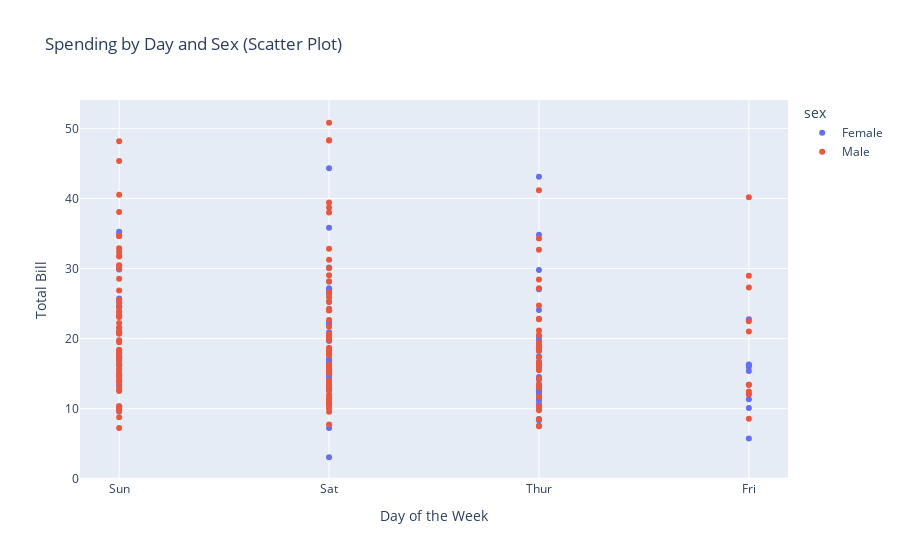

Notebook cell for this chart:
### Code cell
#SPENDING BY DAY AND SEX

fig1 = px.scatter(tips_data, x="day", y="total_bill", color="sex", title="Spending by Day and Sex (Scatter Plot)")
fig1.update_layout(xaxis_title="Day of the Week", yaxis_title="Total Bill")
fig1.show()

### Figure 1 — Plotly figure (JSON) as saved in the notebook; plotly's stock layout.template omitted (floating-point values rounded to 4 significant figures; data arrays with more than 128 entries replaced by an {"elided": "..."} marker saying what was removed)
{"data": [{"hovertemplate": "sex=Female<br>day=%{x}<br>total_bill=%{y}<extra></extra>", "legendgroup": "Female", "marker": {"color": "#636efa", "symbol": "circle"}, "mode": "markers", "name": "Female", "orientation": "v", "showlegend": true, "type": "scatter", "x": ["Sun", "Sun", "Sun", "Sun", "Sun", "Sun", "Sat", "Sat", "Sat", "Sat", "Sat", "Sat", "Sun", "Sun", "Sat", "Sat", "Sat", "Sat", "Sat", "Sat", "Sat", "Thur", "Thur", "Fri", "Fri", "Fri", "Fri", "Fri", "Sat", "Sat", "Sat", "Sat", "Sat", "Sun", "Sun", "Thur", "Thur", "Thur", "Thur", "Thur", "Thur", "Thur", "Thur", "Thur", "Thur", "Thur", "Thur", "Thur", "Thur", "Thur", "Thur", "Thur", "Thur", "Thur", "Thur", "Thur", "Thur", "Sun", "Sun", "Sun", "Sun", "Sun", "Sat", "Sat", "Sun", "Sun", "Sun", "Thur", "Thur", "Thur", "Thur", "Thur", "Thur", "Thur", "Sat", "Sat", "Sat", "Sat", "Sat", "Fri", "Fri", "Fri", "Fri", "Sat", "Sat", "Sat", "Thur"], "xaxis": "x", "y": [16.99, 24.59, 35.26, 14.83, 10.33, 16.97, 20.29, 15.77, 19.65, 15.06, 20.69, 16.93, 10.29, 34.81, 26.41, 16.45, 3.07, 17.07, 26.86, 25.28, 14.73, 10.07, 34.83, 5.75, 16.32, 22.75, 11.35, 15.38, 44.3, 22.42, 20.92, 14.31, 7.25, 25.71, 17.31, 10.65, 12.43, 24.08, 13.42, 12.48, 29.8, 14.52, 11.38, 20.27, 11.17, 12.26, 18.26, 8.51, 10.33, 14.15, 13.16, 17.47, 27.05, 16.43, 8.35, 18.64, 11.87, 29.85, 25, 13.39, 16.21, 17.51, 10.59, 10.63, 9.6, 20.9, 18.15, 19.81, 43.11, 13, 12.74, 13, 16.4, 16.47, 12.76, 13.27, 28.17, 12.9, 30.14, 13.42, 15.98, 16.27, 10.09, 22.12, 35.83, 27.18, 18.78], "yaxis": "y"}, {"hovertemplate": "sex=Male<br>day=%{x}<br>total_bill=%{y}<extra></extra>", "legendgroup": "Male", "marker": {"color": "#EF553B", "symbol": "circle"}, "mode": "markers", "name": "Male", "orientation": "v", "showlegend": true, "type": "scatter", "x": {"elided": "157 str values"}, "xaxis": "x", "y": {"elided": "157 float values"}, "yaxis": "y"}], "layout": {"legend": {"title": {"text": "sex"}, "tracegroupgap": 0}, "title": {"text": "Spending by Day and Sex (Scatter Plot)"}, "xaxis": {"anchor": "y", "domain": [0, 1], "title": {"text": "Day of the Week"}}, "yaxis": {"anchor": "x", "domain": [0, 1], "title": {"text": "Total Bill"}}}}
